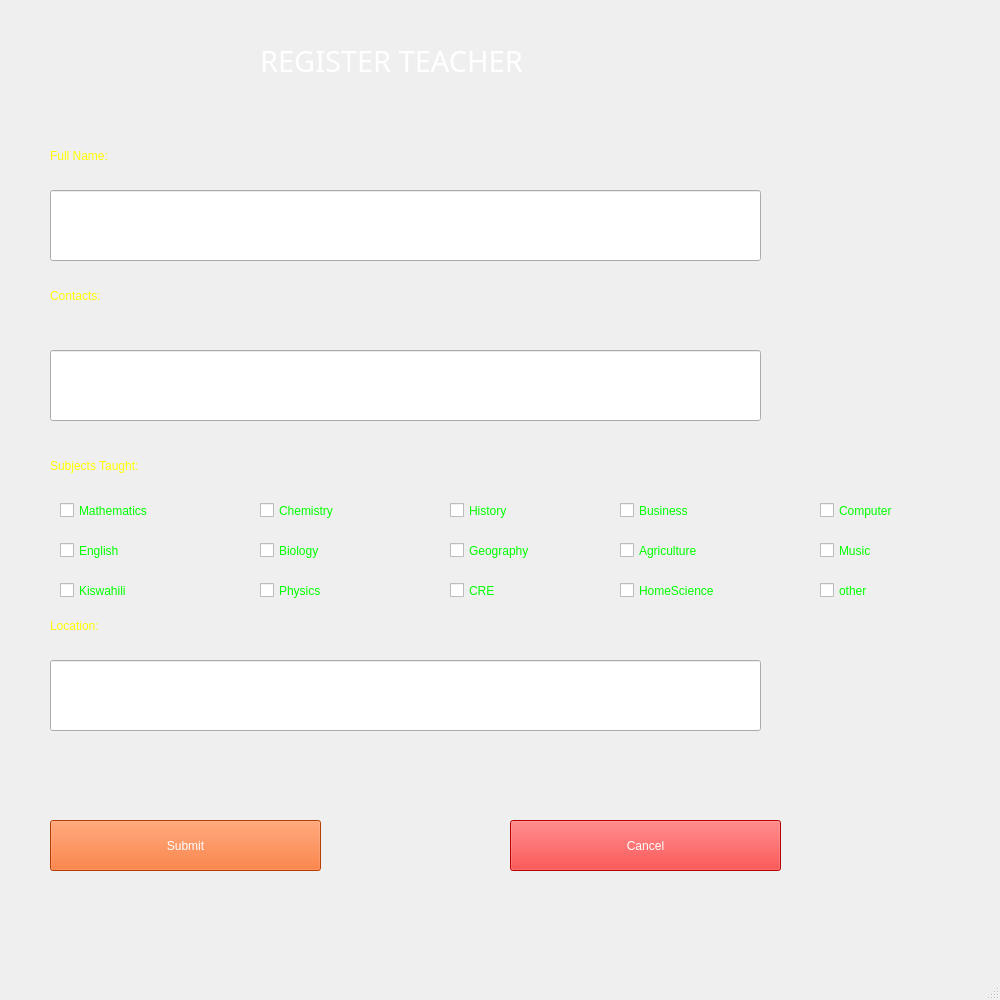
<?xml version="1.0" encoding="UTF-8"?>
<ui version="4.0">
 <class>MainWindow</class>
 <widget class="QMainWindow" name="MainWindow">
  <property name="geometry">
   <rect>
    <x>0</x>
    <y>0</y>
    <width>1000</width>
    <height>1000</height>
   </rect>
  </property>
  <property name="minimumSize">
   <size>
    <width>1000</width>
    <height>1000</height>
   </size>
  </property>
  <property name="maximumSize">
   <size>
    <width>1000</width>
    <height>1000</height>
   </size>
  </property>
  <property name="windowTitle">
   <string>Register Teacher</string>
  </property>
  <property name="windowIcon">
   <iconset>
    <normaloff>../imgs/660921-84.png</normaloff>../imgs/660921-84.png</iconset>
  </property>
  <widget class="QWidget" name="centralwidget">
   <widget class="QLabel" name="label">
    <property name="geometry">
     <rect>
      <x>-10</x>
      <y>-10</y>
      <width>1021</width>
      <height>961</height>
     </rect>
    </property>
    <property name="text">
     <string/>
    </property>
    <property name="pixmap">
     <pixmap>../imgs/hero-bg.jpg</pixmap>
    </property>
    <property name="scaledContents">
     <bool>true</bool>
    </property>
   </widget>
   <widget class="QLabel" name="label_2">
    <property name="geometry">
     <rect>
      <x>260</x>
      <y>40</y>
      <width>481</width>
      <height>41</height>
     </rect>
    </property>
    <property name="font">
     <font>
      <family>Segoe UI Black</family>
      <pointsize>22</pointsize>
      <weight>10</weight>
      <italic>false</italic>
      <bold>false</bold>
     </font>
    </property>
    <property name="styleSheet">
     <string notr="true">font: 87 22pt &quot;Segoe UI Black&quot;;
color: rgb(255, 255, 255);</string>
    </property>
    <property name="text">
     <string>REGISTER TEACHER</string>
    </property>
   </widget>
   <widget class="QLabel" name="label_3">
    <property name="geometry">
     <rect>
      <x>50</x>
      <y>140</y>
      <width>191</width>
      <height>31</height>
     </rect>
    </property>
    <property name="styleSheet">
     <string notr="true">color: rgb(255, 255, 0);
font: 87 12pt &quot;Segoe UI Black&quot;;</string>
    </property>
    <property name="text">
     <string>Full Name:</string>
    </property>
   </widget>
   <widget class="QLineEdit" name="full_name">
    <property name="geometry">
     <rect>
      <x>50</x>
      <y>190</y>
      <width>711</width>
      <height>71</height>
     </rect>
    </property>
    <property name="styleSheet">
     <string notr="true">font: 20pt &quot;Segoe MDL2 Assets&quot;;</string>
    </property>
   </widget>
   <widget class="QLabel" name="label_4">
    <property name="geometry">
     <rect>
      <x>50</x>
      <y>280</y>
      <width>511</width>
      <height>31</height>
     </rect>
    </property>
    <property name="styleSheet">
     <string notr="true">color: rgb(255, 255, 0);
font: 87 12pt &quot;Segoe UI Black&quot;;</string>
    </property>
    <property name="text">
     <string>Contacts:</string>
    </property>
   </widget>
   <widget class="QLineEdit" name="contacts">
    <property name="geometry">
     <rect>
      <x>50</x>
      <y>350</y>
      <width>711</width>
      <height>71</height>
     </rect>
    </property>
    <property name="styleSheet">
     <string notr="true">font: 20pt &quot;Segoe MDL2 Assets&quot;;</string>
    </property>
   </widget>
   <widget class="QLabel" name="label_5">
    <property name="geometry">
     <rect>
      <x>50</x>
      <y>450</y>
      <width>411</width>
      <height>31</height>
     </rect>
    </property>
    <property name="styleSheet">
     <string notr="true">color: rgb(255, 255, 0);
font: 87 12pt &quot;Segoe UI Black&quot;;</string>
    </property>
    <property name="text">
     <string>Subjects Taught:</string>
    </property>
   </widget>
   <widget class="QLabel" name="label_6">
    <property name="geometry">
     <rect>
      <x>50</x>
      <y>610</y>
      <width>191</width>
      <height>31</height>
     </rect>
    </property>
    <property name="styleSheet">
     <string notr="true">color: rgb(255, 255, 0);
font: 87 12pt &quot;Segoe UI Black&quot;;</string>
    </property>
    <property name="text">
     <string>Location:</string>
    </property>
   </widget>
   <widget class="QLineEdit" name="location">
    <property name="geometry">
     <rect>
      <x>50</x>
      <y>660</y>
      <width>711</width>
      <height>71</height>
     </rect>
    </property>
    <property name="styleSheet">
     <string notr="true">font: 20pt &quot;Segoe MDL2 Assets&quot;;</string>
    </property>
   </widget>
   <widget class="QPushButton" name="submit">
    <property name="geometry">
     <rect>
      <x>50</x>
      <y>820</y>
      <width>271</width>
      <height>51</height>
     </rect>
    </property>
    <property name="styleSheet">
     <string notr="true">background-color: rgb(255, 85, 0);
color: rgb(255, 255, 255);
font: 11pt &quot;MS Shell Dlg 2&quot;;</string>
    </property>
    <property name="text">
     <string>Submit</string>
    </property>
   </widget>
   <widget class="QPushButton" name="cancel">
    <property name="geometry">
     <rect>
      <x>510</x>
      <y>820</y>
      <width>271</width>
      <height>51</height>
     </rect>
    </property>
    <property name="styleSheet">
     <string notr="true">background-color: rgb(255, 0, 0);
color: rgb(255, 255, 255);
font: 11pt &quot;MS Shell Dlg 2&quot;;</string>
    </property>
    <property name="text">
     <string>Cancel</string>
    </property>
   </widget>
   <widget class="QCheckBox" name="maths">
    <property name="geometry">
     <rect>
      <x>60</x>
      <y>490</y>
      <width>231</width>
      <height>41</height>
     </rect>
    </property>
    <property name="styleSheet">
     <string notr="true">font: 14pt &quot;MS Shell Dlg 2&quot;;
color: rgb(0, 255, 0);</string>
    </property>
    <property name="text">
     <string>Mathematics</string>
    </property>
    <property name="checked">
     <bool>false</bool>
    </property>
   </widget>
   <widget class="QCheckBox" name="english">
    <property name="geometry">
     <rect>
      <x>60</x>
      <y>530</y>
      <width>231</width>
      <height>41</height>
     </rect>
    </property>
    <property name="styleSheet">
     <string notr="true">font: 14pt &quot;MS Shell Dlg 2&quot;;
color: rgb(0, 255, 0);</string>
    </property>
    <property name="text">
     <string>English</string>
    </property>
    <property name="checked">
     <bool>false</bool>
    </property>
   </widget>
   <widget class="QCheckBox" name="kiswahili">
    <property name="geometry">
     <rect>
      <x>60</x>
      <y>570</y>
      <width>231</width>
      <height>41</height>
     </rect>
    </property>
    <property name="styleSheet">
     <string notr="true">font: 14pt &quot;MS Shell Dlg 2&quot;;
color: rgb(0, 255, 0);</string>
    </property>
    <property name="text">
     <string>Kiswahili</string>
    </property>
    <property name="checked">
     <bool>false</bool>
    </property>
   </widget>
   <widget class="QCheckBox" name="chemistry">
    <property name="geometry">
     <rect>
      <x>260</x>
      <y>490</y>
      <width>231</width>
      <height>41</height>
     </rect>
    </property>
    <property name="styleSheet">
     <string notr="true">font: 14pt &quot;MS Shell Dlg 2&quot;;
color: rgb(0, 255, 0);</string>
    </property>
    <property name="text">
     <string>Chemistry</string>
    </property>
    <property name="checked">
     <bool>false</bool>
    </property>
   </widget>
   <widget class="QCheckBox" name="biology">
    <property name="geometry">
     <rect>
      <x>260</x>
      <y>530</y>
      <width>231</width>
      <height>41</height>
     </rect>
    </property>
    <property name="styleSheet">
     <string notr="true">font: 14pt &quot;MS Shell Dlg 2&quot;;
color: rgb(0, 255, 0);</string>
    </property>
    <property name="text">
     <string>Biology</string>
    </property>
    <property name="checked">
     <bool>false</bool>
    </property>
   </widget>
   <widget class="QCheckBox" name="physics">
    <property name="geometry">
     <rect>
      <x>260</x>
      <y>570</y>
      <width>231</width>
      <height>41</height>
     </rect>
    </property>
    <property name="styleSheet">
     <string notr="true">font: 14pt &quot;MS Shell Dlg 2&quot;;
color: rgb(0, 255, 0);</string>
    </property>
    <property name="text">
     <string>Physics</string>
    </property>
    <property name="checked">
     <bool>false</bool>
    </property>
   </widget>
   <widget class="QCheckBox" name="history">
    <property name="geometry">
     <rect>
      <x>450</x>
      <y>490</y>
      <width>231</width>
      <height>41</height>
     </rect>
    </property>
    <property name="styleSheet">
     <string notr="true">font: 14pt &quot;MS Shell Dlg 2&quot;;
color: rgb(0, 255, 0);</string>
    </property>
    <property name="text">
     <string>History</string>
    </property>
    <property name="checked">
     <bool>false</bool>
    </property>
   </widget>
   <widget class="QCheckBox" name="geography">
    <property name="geometry">
     <rect>
      <x>450</x>
      <y>530</y>
      <width>231</width>
      <height>41</height>
     </rect>
    </property>
    <property name="styleSheet">
     <string notr="true">font: 14pt &quot;MS Shell Dlg 2&quot;;
color: rgb(0, 255, 0);</string>
    </property>
    <property name="text">
     <string>Geography</string>
    </property>
    <property name="checked">
     <bool>false</bool>
    </property>
   </widget>
   <widget class="QCheckBox" name="cre">
    <property name="geometry">
     <rect>
      <x>450</x>
      <y>570</y>
      <width>161</width>
      <height>41</height>
     </rect>
    </property>
    <property name="styleSheet">
     <string notr="true">font: 14pt &quot;MS Shell Dlg 2&quot;;
color: rgb(0, 255, 0);</string>
    </property>
    <property name="text">
     <string>CRE</string>
    </property>
    <property name="checked">
     <bool>false</bool>
    </property>
   </widget>
   <widget class="QCheckBox" name="business">
    <property name="geometry">
     <rect>
      <x>620</x>
      <y>490</y>
      <width>231</width>
      <height>41</height>
     </rect>
    </property>
    <property name="styleSheet">
     <string notr="true">font: 14pt &quot;MS Shell Dlg 2&quot;;
color: rgb(0, 255, 0);</string>
    </property>
    <property name="text">
     <string>Business</string>
    </property>
    <property name="checked">
     <bool>false</bool>
    </property>
   </widget>
   <widget class="QCheckBox" name="agriculture">
    <property name="geometry">
     <rect>
      <x>620</x>
      <y>530</y>
      <width>231</width>
      <height>41</height>
     </rect>
    </property>
    <property name="styleSheet">
     <string notr="true">font: 14pt &quot;MS Shell Dlg 2&quot;;
color: rgb(0, 255, 0);</string>
    </property>
    <property name="text">
     <string>Agriculture</string>
    </property>
    <property name="checked">
     <bool>false</bool>
    </property>
   </widget>
   <widget class="QCheckBox" name="home_science">
    <property name="geometry">
     <rect>
      <x>620</x>
      <y>570</y>
      <width>231</width>
      <height>41</height>
     </rect>
    </property>
    <property name="styleSheet">
     <string notr="true">font: 14pt &quot;MS Shell Dlg 2&quot;;
color: rgb(0, 255, 0);</string>
    </property>
    <property name="text">
     <string>HomeScience</string>
    </property>
    <property name="checked">
     <bool>false</bool>
    </property>
   </widget>
   <widget class="QCheckBox" name="computer">
    <property name="geometry">
     <rect>
      <x>820</x>
      <y>490</y>
      <width>231</width>
      <height>41</height>
     </rect>
    </property>
    <property name="styleSheet">
     <string notr="true">font: 14pt &quot;MS Shell Dlg 2&quot;;
color: rgb(0, 255, 0);</string>
    </property>
    <property name="text">
     <string>Computer</string>
    </property>
    <property name="checked">
     <bool>false</bool>
    </property>
   </widget>
   <widget class="QCheckBox" name="music">
    <property name="geometry">
     <rect>
      <x>820</x>
      <y>530</y>
      <width>231</width>
      <height>41</height>
     </rect>
    </property>
    <property name="styleSheet">
     <string notr="true">font: 14pt &quot;MS Shell Dlg 2&quot;;
color: rgb(0, 255, 0);</string>
    </property>
    <property name="text">
     <string>Music</string>
    </property>
    <property name="checked">
     <bool>false</bool>
    </property>
   </widget>
   <widget class="QCheckBox" name="other">
    <property name="geometry">
     <rect>
      <x>820</x>
      <y>570</y>
      <width>231</width>
      <height>41</height>
     </rect>
    </property>
    <property name="styleSheet">
     <string notr="true">font: 14pt &quot;MS Shell Dlg 2&quot;;
color: rgb(0, 255, 0);</string>
    </property>
    <property name="text">
     <string>other</string>
    </property>
    <property name="checked">
     <bool>false</bool>
    </property>
   </widget>
  </widget>
  <widget class="QMenuBar" name="menubar">
   <property name="geometry">
    <rect>
     <x>0</x>
     <y>0</y>
     <width>1000</width>
     <height>22</height>
    </rect>
   </property>
  </widget>
  <widget class="QStatusBar" name="statusbar"/>
 </widget>
 <resources/>
 <connections/>
</ui>
